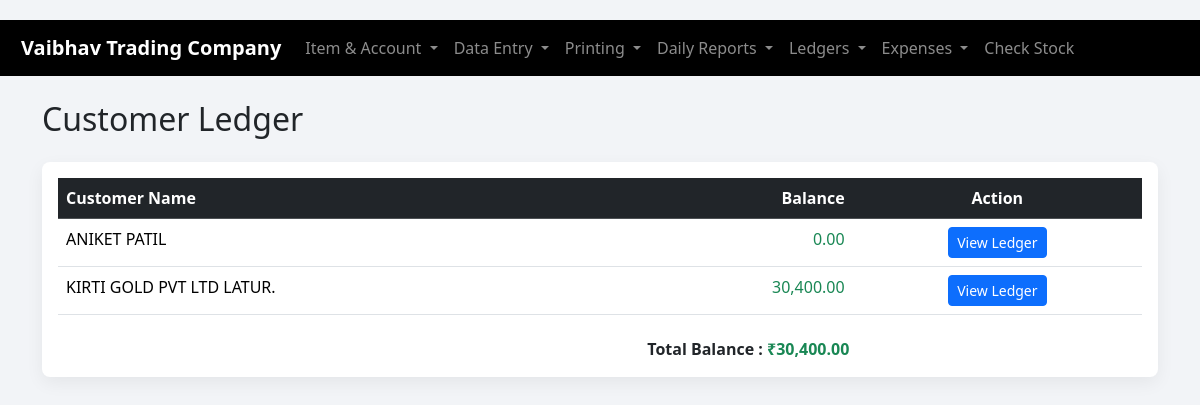
The page /blue-code/customer_ledger.php on the database its author committed.
### tables this page shows
CREATE TABLE `accounts` (
  `id` int(11) NOT NULL,
  `name` varchar(255) NOT NULL,
  `type` enum('customer','supplier','other') NOT NULL DEFAULT 'other',
  `phone` varchar(50) DEFAULT NULL,
  `email` varchar(100) DEFAULT NULL,
  `address` text DEFAULT NULL,
  `created_at` timestamp NOT NULL DEFAULT current_timestamp()
);

### blue-code/customer_ledger.php (the view, shortened to what this page needs)
<?php
include 'db.php';
    ?>
    <?php
include 'header.php';
$customers = $conn->query("SELECT id, name FROM accounts WHERE type='customer' ORDER BY name ASC");
$sales_sums = [];
$receipt_sums = [];
$customer_ids = [];
while ($c = $customers->fetch_assoc()) {
    $customer_ids[] = $c['id'];
}
$customers->data_seek(0);
if (!empty($customer_ids)) {
    $ids_str = implode(',', array_map('intval', $customer_ids));
    $sql = "SELECT customer_id, COALESCE(SUM(total_amount), 0) AS total_sales
            FROM sales
            WHERE customer_id IN ({$ids_str})
            GROUP BY customer_id";
    $res = $conn->query($sql);
    if ($res) {
        while ($r = $res->fetch_assoc()) {
            $sales_sums[$r['customer_id']] = floatval($r['total_sales']);
        }
    }
}
$total_all_balance = 0.0;
$customer_balances = [];
while ($c = $customers->fetch_assoc()) {
    $cid = (int)$c['id'];
    $total_sales = $sales_sums[$cid] ?? 0.0;
    $total_receipts = $receipt_sums[$cid] ?? 0.0;
    $balance = $total_sales - $total_receipts;
    $customer_balances[$cid] = $balance;
    $total_all_balance += $balance;
}
$customers->data_seek(0);
?>
<!doctype html>
<html>
<head>
  <link href="https://cdn.jsdelivr.net/npm/bootstrap@5.3.2/dist/css/bootstrap.min.css" rel="stylesheet">
</head>
<body>
  <h2 class="mb-4">Customer Ledger</h2>
  <div class="table-responsive ledger-table p-3">
    <table class="table table-hover mb-0">
      <thead class="table-dark">
        <tr>
          <th>Customer Name</th>
          <th class="text-end">Balance</th>
          <th class="text-center">Action</th>
        </tr>
      </thead>
      <tbody>
        <?php while ($c = $customers->fetch_assoc()):
            $cid = (int)$c['id'];
            $balance = $customer_balances[$cid] ?? 0.0;
        ?>
          <tr>
            <td><?= htmlspecialchars($c['name']) ?></td>
            <td class="text-end <?= $balance >= 0 ? 'text-success' : 'text-danger' ?>"><?= number_format($balance, 2) ?></td>
            <td class="text-center">
              <button class="btn btn-sm btn-primary open-ledger" data-id="<?= $cid ?>" data-name="<?= htmlspecialchars($c['name']) ?>">
                View Ledger
              </button>
            </td>
          </tr>
        <?php endwhile; ?>
      </tbody>
    </table>
    <div class="text-end fs- fw-bold" id="supp_total">
      Total Balance :
      <span class="<?= $total_all_balance >= 0 ? 'text-success' : 'text-danger' ?>">
        ₹<?= number_format($total_all_balance, 2) ?>
      </span>
    </div>
  </div>
</body>
</html>

### blue-code/header.php (style rules this page uses)
body { padding: 20px; }

### blue-code/customer_ledger.php (style rules this page uses)
body { background:#f2f4f7; padding:20px; }
.ledger-table { background:white; border-radius:8px; box-shadow:0 6px 18px rgba(0,0,0,0.06); }
#supp_total { margin-right: 27%; margin-top:2% }

### rows shown on the page
accounts: name "ANIKET PATIL", id "0.00"
accounts: name "KIRTI GOLD PVT LTD LATUR.", id "30,400.00"

### other values the page prints
$total_all_balance "30,400.00"
